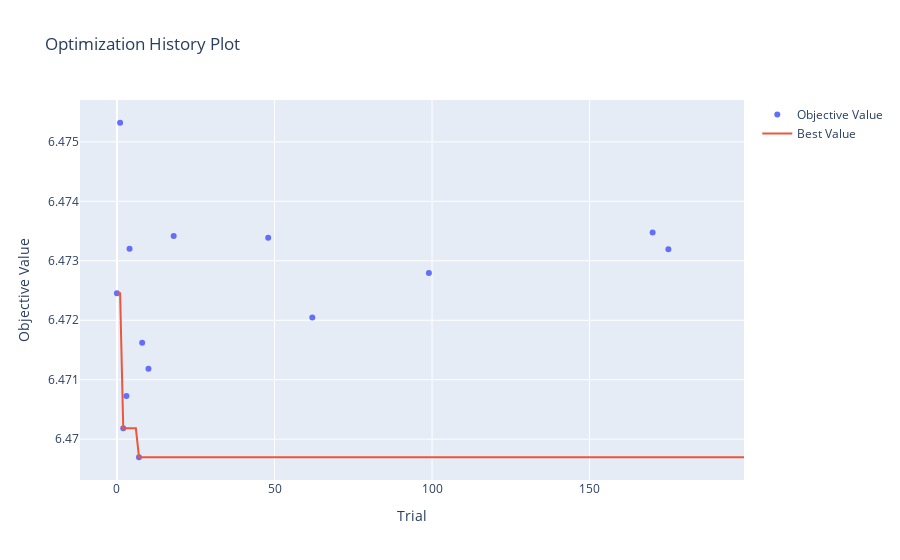
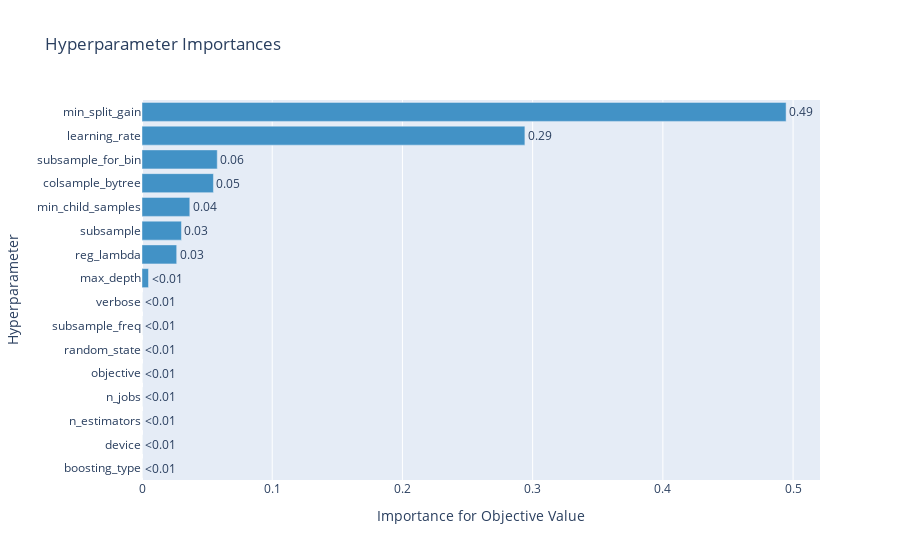
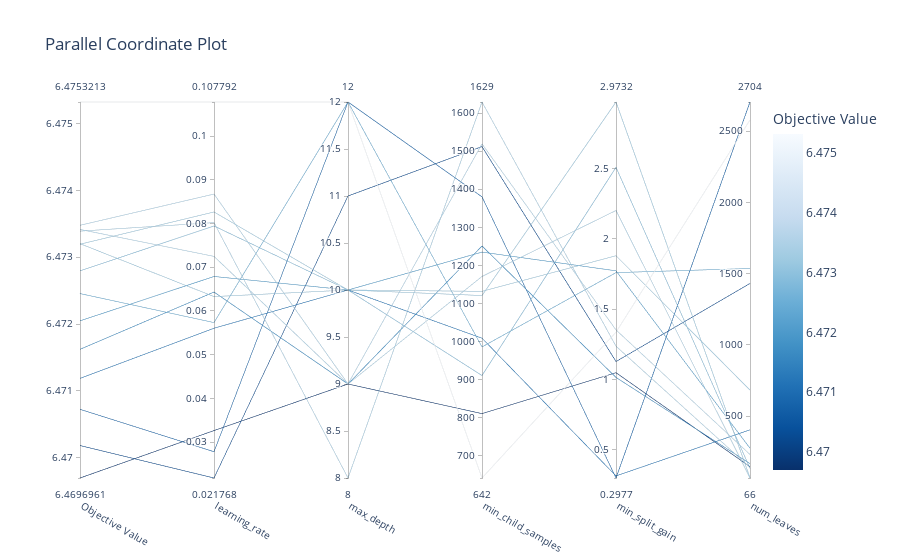

Notebook source saved alongside these figures, in order:
### Markdown cell above
### Ploting Hyperparameter Tuning Results

### Code cell
if CFG.HYPERTUNE:
    plot_optimization_history(study).show()
    if CFG.N_TRIALS > 1:
        plot_param_importances(study).show()
        plot_parallel_coordinate(study, params=["max_depth", "num_leaves", "learning_rate", "min_split_gain", "min_child_samples"]).show()

### Figure 1 — Plotly figure (JSON) as saved in the notebook; plotly's stock layout.template omitted (floating-point values rounded to 4 significant figures; data arrays with more than 128 entries replaced by an {"elided": "..."} marker saying what was removed)
{"data": [{"mode": "markers", "name": "Objective Value", "type": "scatter", "x": [0, 1, 2, 3, 4, 7, 8, 10, 18, 48, 62, 99, 170, 175], "y": [6.472, 6.475, 6.47, 6.471, 6.473, 6.47, 6.472, 6.471, 6.473, 6.473, 6.472, 6.473, 6.473, 6.473]}, {"mode": "lines", "name": "Best Value", "type": "scatter", "x": {"elided": "200 int values"}, "y": {"elided": "200 float values"}}, {"marker": {"color": "#cccccc"}, "mode": "markers", "name": "Infeasible Trial", "showlegend": false, "type": "scatter", "x": [], "y": []}], "layout": {"title": {"text": "Optimization History Plot"}, "xaxis": {"title": {"text": "Trial"}}, "yaxis": {"title": {"text": "Objective Value"}}}}

### Figure 2 — Plotly figure (JSON) as saved in the notebook; plotly's stock layout.template omitted (floating-point values rounded to 4 significant figures)
{"data": [{"cliponaxis": false, "hovertemplate": ["boosting_type (CategoricalDistribution): 0.0<extra></extra>", "device (CategoricalDistribution): 0.0<extra></extra>", "n_estimators (CategoricalDistribution): 0.0<extra></extra>", "n_jobs (CategoricalDistribution): 0.0<extra></extra>", "objective (CategoricalDistribution): 0.0<extra></extra>", "random_state (CategoricalDistribution): 0.0<extra></extra>", "subsample_freq (CategoricalDistribution): 0.0<extra></extra>", "verbose (CategoricalDistribution): 0.0<extra></extra>", "max_depth (IntDistribution): 0.004988627953283872<extra></extra>", "reg_lambda (FloatDistribution): 0.026641341635144578<extra></extra>", "subsample (FloatDistribution): 0.030303432315207608<extra></extra>", "min_child_samples (IntDistribution): 0.0367069833543271<extra></extra>", "colsample_bytree (FloatDistribution): 0.0548656246162332<extra></extra>", "subsample_for_bin (IntDistribution): 0.0577969839851805<extra></extra>", "learning_rate (FloatDistribution): 0.29405051450796343<extra></extra>", "min_split_gain (FloatDistribution): 0.4946464916326597<extra></extra>"], "marker": {"color": "rgb(66,146,198)"}, "orientation": "h", "text": ["<0.01", "<0.01", "<0.01", "<0.01", "<0.01", "<0.01", "<0.01", "<0.01", "<0.01", "0.03", "0.03", "0.04", "0.05", "0.06", "0.29", "0.49"], "textposition": "outside", "type": "bar", "x": [0, 0, 0, 0, 0, 0, 0, 0, 0.004989, 0.02664, 0.0303, 0.03671, 0.05487, 0.0578, 0.2941, 0.4946], "y": ["boosting_type", "device", "n_estimators", "n_jobs", "objective", "random_state", "subsample_freq", "verbose", "max_depth", "reg_lambda", "subsample", "min_child_samples", "colsample_bytree", "subsample_for_bin", "learning_rate", "min_split_gain"]}], "layout": {"showlegend": false, "title": {"text": "Hyperparameter Importances"}, "xaxis": {"title": {"text": "Importance for Objective Value"}}, "yaxis": {"title": {"text": "Hyperparameter"}}}}

### Figure 3 — Plotly figure (JSON) as saved in the notebook; plotly's stock layout.template omitted (floating-point values rounded to 4 significant figures)
{"data": [{"dimensions": [{"label": "Objective Value", "range": [6.47, 6.475], "values": [6.472, 6.475, 6.47, 6.471, 6.473, 6.47, 6.472, 6.471, 6.473, 6.473, 6.472, 6.473, 6.473, 6.473]}, {"label": "learning_rate", "range": [0.02177, 0.1078], "values": [0.05733, 0.1078, 0.02177, 0.02778, 0.06327, 0.03262, 0.06431, 0.05603, 0.07248, 0.0802, 0.06788, 0.07943, 0.08673, 0.08263]}, {"label": "max_depth", "range": [8, 12], "values": [12, 12, 11, 12, 10, 9, 9, 10, 9, 8, 10, 10, 9, 10]}, {"label": "min_child_samples", "range": [642, 1629], "values": [986, 642, 1512, 1380, 1121, 811, 1251, 1009, 1171, 1629, 1235, 911, 1519, 1132]}, {"label": "min_split_gain", "range": [0.2977, 2.973], "values": [1.759, 1.335, 1.126, 0.2977, 2.973, 1.047, 1.013, 0.3124, 2.201, 1.235, 1.772, 2.508, 1.351, 1.879]}, {"label": "num_leaves", "range": [66, 2704], "values": [1536, 2578, 1431, 2704, 68, 145, 167, 404, 66, 140, 275, 134, 231, 683]}], "labelangle": 30, "labelside": "bottom", "line": {"color": [6.472, 6.475, 6.47, 6.471, 6.473, 6.47, 6.472, 6.471, 6.473, 6.473, 6.472, 6.473, 6.473, 6.473], "colorbar": {"title": {"text": "Objective Value"}}, "colorscale": [[0, "rgb(247,251,255)"], [0.125, "rgb(222,235,247)"], [0.25, "rgb(198,219,239)"], [0.375, "rgb(158,202,225)"], [0.5, "rgb(107,174,214)"], [0.625, "rgb(66,146,198)"], [0.75, "rgb(33,113,181)"], [0.875, "rgb(8,81,156)"], [1, "rgb(8,48,107)"]], "reversescale": true, "showscale": true}, "type": "parcoords"}], "layout": {"title": {"text": "Parallel Coordinate Plot"}}}
